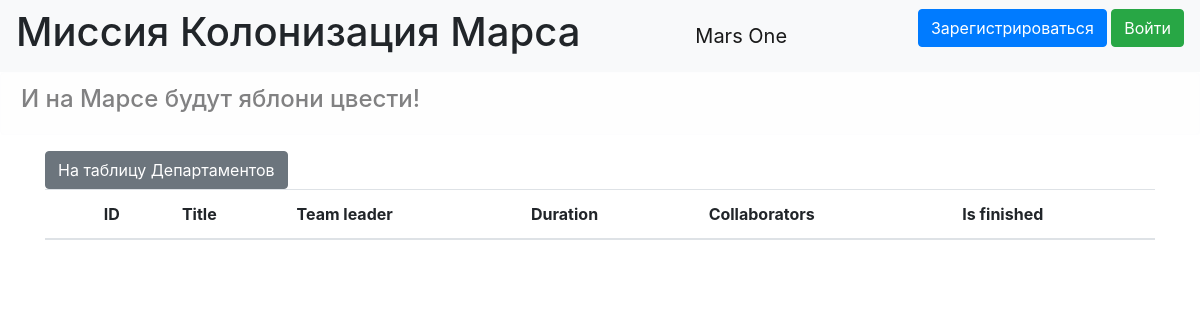
The app's page /, older data.
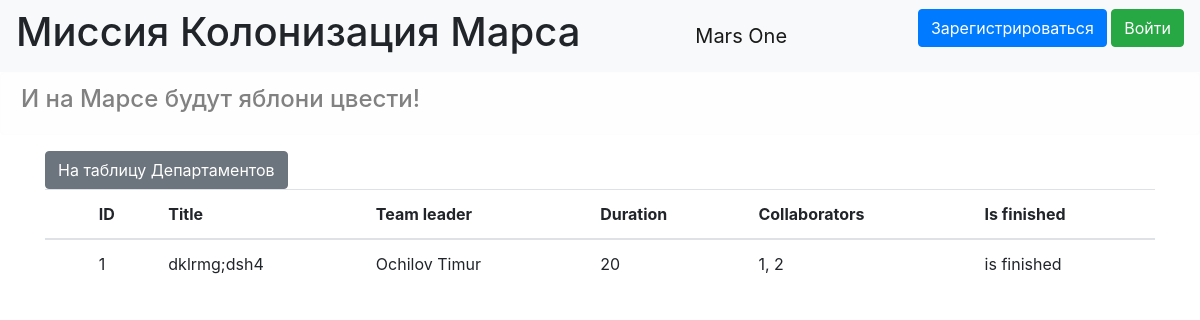
The same page, newer data.
### data/jobs.py (models this page shows)
class Jobs(SqlAlchemyBase, UserMixin, SerializerMixin):
    __tablename__ = 'jobs'
    id = sqlalchemy.Column(sqlalchemy.Integer, primary_key=True, autoincrement=True)
    job = sqlalchemy.Column(sqlalchemy.String, nullable=True)
    work_size = sqlalchemy.Column(sqlalchemy.Integer, nullable=True, default=0)
    collaborators = sqlalchemy.Column(sqlalchemy.String, nullable=True)
    start_date = sqlalchemy.Column(sqlalchemy.DateTime, default=datetime.datetime.now)
    end_date = sqlalchemy.Column(sqlalchemy.DateTime, default=datetime.datetime.now)
    is_finished = sqlalchemy.Column(sqlalchemy.Boolean, default=False)
    category = sqlalchemy.Column(sqlalchemy.Integer, sqlalchemy.ForeignKey("category.id"))
    team_leader = sqlalchemy.Column(sqlalchemy.Integer, sqlalchemy.ForeignKey("users.id"))
    user = orm.relation('User')
    categories = orm.relation("Category",
                              secondary="association",
                              backref="jobs")
    def __repr__(self):
        return f'<Job> {self.job}'

### data/users.py (models this page shows, shortened)
class User(SqlAlchemyBase, UserMixin, SerializerMixin):
    __tablename__ = 'users'
    id = sqlalchemy.Column(sqlalchemy.Integer,
                           primary_key=True, autoincrement=True)
    surname = sqlalchemy.Column(sqlalchemy.String)
    name = sqlalchemy.Column(sqlalchemy.String)
    age = sqlalchemy.Column(sqlalchemy.Integer)
    position = sqlalchemy.Column(sqlalchemy.String)
    speciality = sqlalchemy.Column(sqlalchemy.String)
    address = sqlalchemy.Column(sqlalchemy.String)
    email = sqlalchemy.Column(sqlalchemy.String, unique=True)
    hashed_password = sqlalchemy.Column(sqlalchemy.String)
    modified_date = sqlalchemy.Column(sqlalchemy.DateTime)

### main.py (the view)
@app.route("/")
def jobess():
    print(2)
    db_sess = db_session.create_session()
    users = db_sess.query(User)
    jobes = db_sess.query(Jobs).all()
    print(jobes)
    print(render_template("index.html", jobes=jobes, users=users, User=User, str=str))
    try:
        return render_template("index.html", jobes=jobes, users=users, User=User, str_id=str(current_user.id))
    except AttributeError:
        return render_template("index.html", jobes=jobes, users=users, User=User, str_id=False)

### data/db_session.py (called while the page is built)
def create_session() -> Session:
    global __factory
    return __factory()

### templates/index.html (shortened to what this page needs)
{% extends "base.html" %}
{% block content %}
<a href="departments" class="btn btn-secondary">На таблицу Департаментов</a>
<table class="table">
  <thead class="thead-inverse">
    <tr>
      <th></th>
      <th>ID</th>
      <th>Title</th>
      <th>Team leader</th>
      <th>Duration</th>
      <th>Collaborators</th>
      <th>Is finished</th>
    </tr>
  </thead>
  <tbody>
  {% for job in jobes %}
  <tr>
    <td>
        </a></td>
    <td>{{job.id}}</td>
    <td>{{job.job}}</td>
    <td>{{users.filter(User.id == job.team_leader).first().surname}} {{users.filter(User.id ==
      job.team_leader).first().name}}
    </td>
    <td>{{job.work_size}}</td>
    <td>{{job.collaborators}}</td>
    {% if job.is_finished %}
    <td>is
      finished
    </td>
    {% else %}
    <td>is not
      finished</td>
    {% endif %}
  </tr>
  {% endfor %}
  </tbody>
</table>
{% endblock %}

Row changes from the older to the newer data that the page shows:
added Jobs: id "1", job "dklrmg;dsh4", filter "Ochilov", team_leader.name "Timur", work_size "20", collaborators "1, 2", is_finished "is finished"
